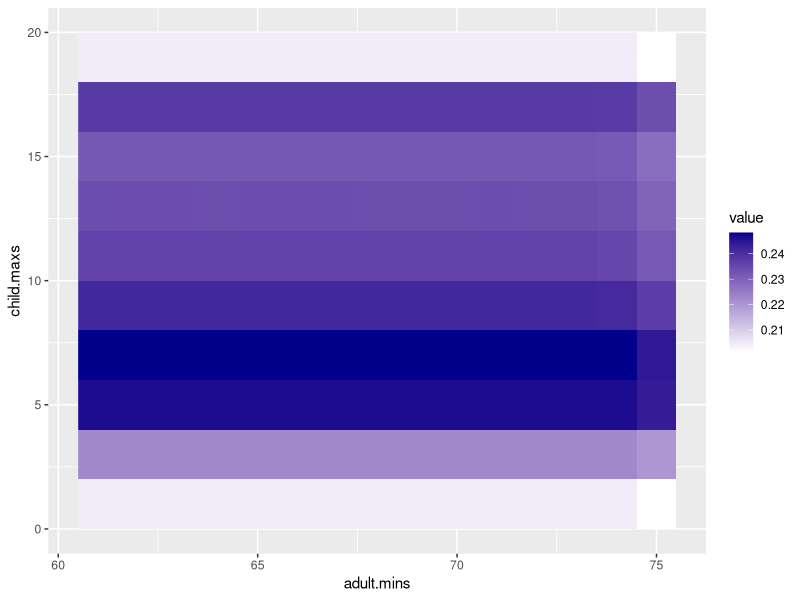

Here is the R script that generated this plot:
# Data
child.maxs = matrix(seq(1, 19, by = 2), nrow = 10, ncol = 15)
old.mins = matrix(61:75, nrow = 10, ncol = 15, byrow = T)
Hm = matrix(c( 0.2043571, 0.2226860, 0.2464833, 0.2482801, 0.2415724, 0.2363867, 0.2340365, 0.2319989, 0.2378935, 0.20435710, 0.2043569, 0.2227047, 0.2464832, 0.2482802, 0.2415722, 0.2363823, 0.2340111, 0.2319991, 0.2378941, 0.20435690, 0.2043569, 0.2226909, 0.2464827, 0.2482797, 0.2415737, 0.2363817, 0.2340110, 0.2319989, 0.2378890, 0.20435690, 0.2043577, 0.2227046, 0.2464833, 0.2482801, 0.2415724, 0.2363817, 0.2340097, 0.2319984, 0.2378936, 0.20435770, 0.2043583, 0.2227072, 0.2464831, 0.2482801, 0.2415726, 0.2363844, 0.2340109, 0.2319938, 0.2378938, 0.20435830, 0.2043582, 0.2227044, 0.2464167, 0.2482771, 0.2415723, 0.2363835, 0.2340107, 0.2319904, 0.2378943, 0.20435820, 0.2043580, 0.2227043, 0.2464842, 0.2482803, 0.2415720, 0.2363830, 0.2340127, 0.2319966, 0.2378934, 0.20435800, 0.2043580, 0.2227033, 0.2465037, 0.2482801, 0.2415720, 0.2363830, 0.2340093, 0.2319957, 0.2378933, 0.20435800, 0.2043587, 0.2227049, 0.2464477, 0.2482801, 0.2415719, 0.2363824, 0.2340034, 0.2319990, 0.2378944, 0.20435870, 0.2043587, 0.2227051, 0.2464832, 0.2482825, 0.2415758, 0.2363828, 0.2340096, 0.2319949, 0.2378934, 0.20435870, 0.2043582, 0.2227006, 0.2464832, 0.2482801, 0.2415724, 0.2363845, 0.2340175, 0.2319990, 0.2378934, 0.20435820, 0.2043590, 0.2227071, 0.2464801, 0.2482801, 0.2415721, 0.2363833, 0.2340100, 0.2319990, 0.2378900, 0.20435900, 0.2043581, 0.2227051, 0.2464831, 0.2482801, 0.2415725, 0.2363834, 0.2340091, 0.2319992, 0.2378934, 0.20435810, 0.2043559, 0.2227051, 0.2464832, 0.2482809, 0.2410970, 0.2353516, 0.2332338, 0.2316103, 0.2376833, 0.20435590, 0.2012437, 0.2199822, 0.2437402, 0.2444422, 0.2372560, 0.2316670, 0.2295583, 0.2278882, 0.2338612, 0.20124370), nrow = 10, ncol = 15)

# Add row and column names. These will turn in to the X and Y labels in your plots
rownames(Hm) = child.maxs[,1]
colnames(Hm) = old.mins[1,]


## NOTE!! ##
# ggplot needs a data frame to make a heat map, so convert your data matrix to a data frame
library(reshape)
Hm.reformat = melt(Hm)

# Load packages
library(ggplot2)

# Plot using data in Hm.reformat, with y axis given by column X1 and x axis given by column X2 in data frame Hm.reformat
p <- ggplot(Hm.reformat, aes(y=X1,x=X2))

# Use plot p (created above) with the tile aesthetic (make a heatmap). Fill = value tells the plot to scale the color of each cell according to the data's value
p + geom_raster(aes(fill=value)) + 
  #Set the color scale
  scale_fill_gradient(low="white", high="darkblue") + 
  # Add text next to each axis
  ## NOTE THAT THIS ORIENTATION IS DIFFERENT THAN WHEN USING image() IN THE OTHER EXAMPLE
  xlab("adult.mins") + ylab("child.maxs")
